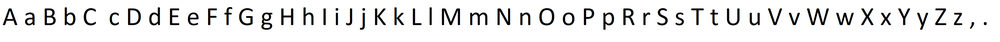
%> input picture dataset_letters.png, 1000 x 42 px, shrunk from 3648 x 154 before the run
$ octave --eval "result = readImage('dataset_letters.png');"   (GNU Octave 9; MATLAB toolbox functions it lacks are replaced by stand-ins)
%> lines starting %> are read from the running program, lines starting %| are printed output that depends on the picture; in (x1, y1, x2, y2) boxes, pixels count from 0 and x2, y2 are one past the last pixel; in counts of white or black regions, pixels touching at a corner belong together; the program's own positions count from 1
function [ image ] = readImage( file )
%> called with file = 'dataset_letters.png'
    image = imread(file);
%> image is the input picture: size 42x1000x3 uint8; mean R, G, B 233.6, 233.6, 233.6
    image = ~im2bw(image);
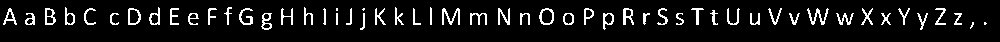
%> image: size 42x1000 logical; 8.3% white in thin lines or dots, all inside (x1, y1, x2, y2) = (3, 7, 987, 30)
    image = bwlabel(image);
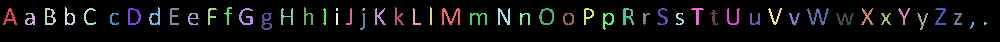
%> image: size 42x1000 double; 55 distinct labels, from 0 to 54; one colour per label, 0 black
end

$ run again, on PROBKAKOLEJNA.png
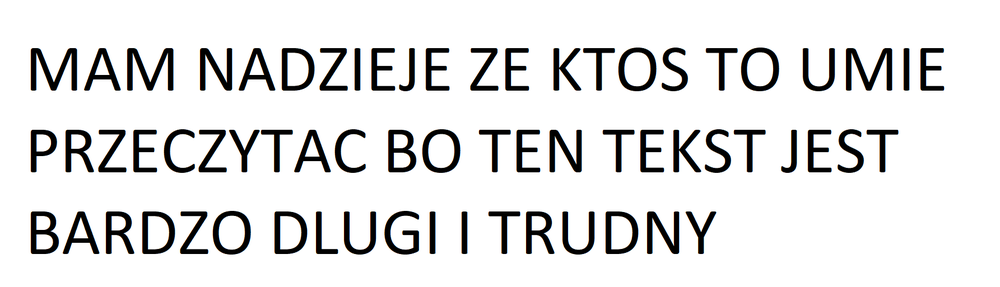
%> input picture PROBKAKOLEJNA.png, 1000 x 287 px, shrunk from 1785 x 513 before the run
%> in readImage, image is the input picture: size 287x1000x3 uint8; mean R, G, B 226.3, 226.2, 226.3
%> in readImage, `image = ~im2bw(image);`:
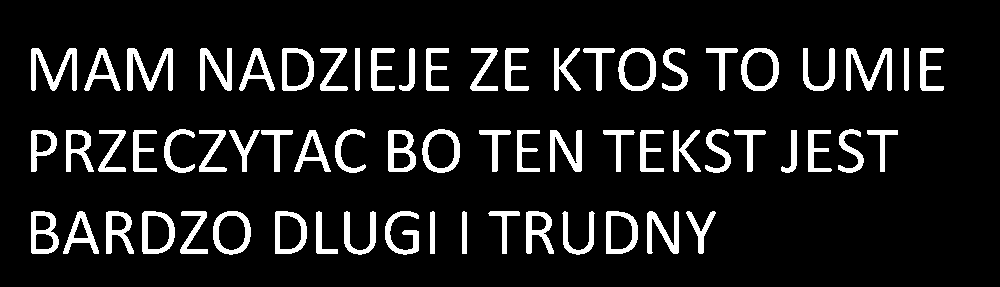
%> image: size 287x1000 logical; 11.2% white; 65 white regions, largest, box (x1, y1, x2, y2) and area: (127, 48, 173, 91) 896, (31, 48, 77, 91) 859, (846, 48, 892, 91) 859
%> in readImage, `image = bwlabel(image);`:
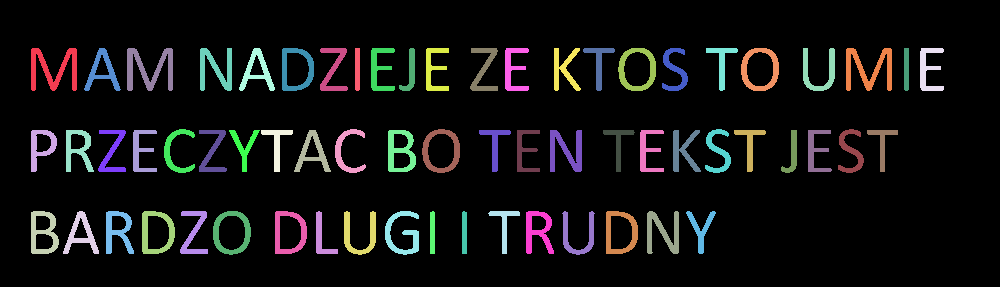
%> image: size 287x1000 double; 66 distinct labels, from 0 to 65; one colour per label, 0 black

$ run again, on arial_36.png
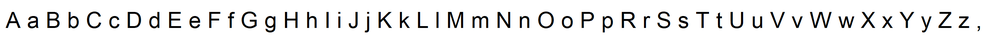
%> input picture arial_36.png, 1000 x 41 px, shrunk from 2666 x 110 before the run
%> in readImage, image is the input picture: size 41x1000x3 uint8; mean R, G, B 233.9, 233.8, 233.8
%> in readImage, `image = ~im2bw(image);`:
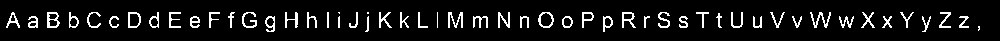
%> image: size 41x1000 logical; 8.2% white in thin lines or dots, all inside (x1, y1, x2, y2) = (6, 12, 980, 32)
%> in readImage, `image = bwlabel(image);`:
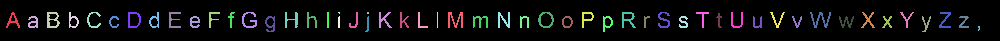
%> image: size 41x1000 double; 54 distinct labels, from 0 to 53; one colour per label, 0 black

$ run again, on code_Calibri_72.png
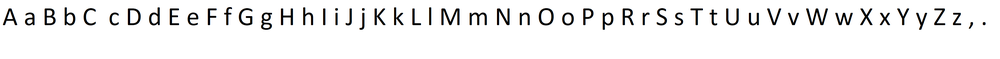
%> input picture code_Calibri_72.png, 1000 x 59 px, shrunk from 3652 x 216 before the run
%> in readImage, image is the input picture: size 59x1000x3 uint8; mean R, G, B 239.8, 239.7, 239.7
%> in readImage, `image = ~im2bw(image);`:
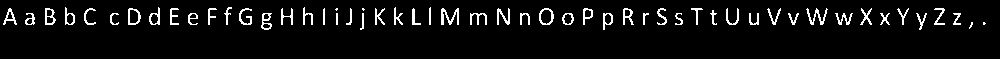
%> image: size 59x1000 logical; 5.8% white in thin lines or dots, all inside (x1, y1, x2, y2) = (3, 7, 986, 30)
%> in readImage, `image = bwlabel(image);`:
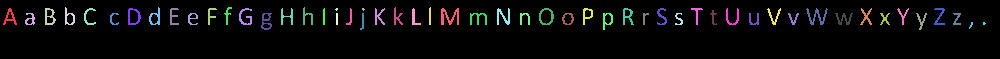
%> image: size 59x1000 double; 55 distinct labels, from 0 to 54; one colour per label, 0 black
